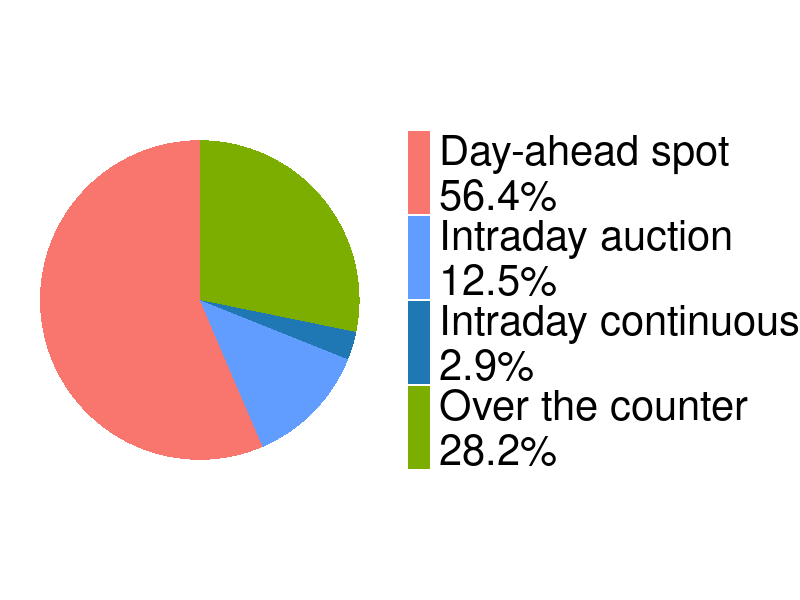
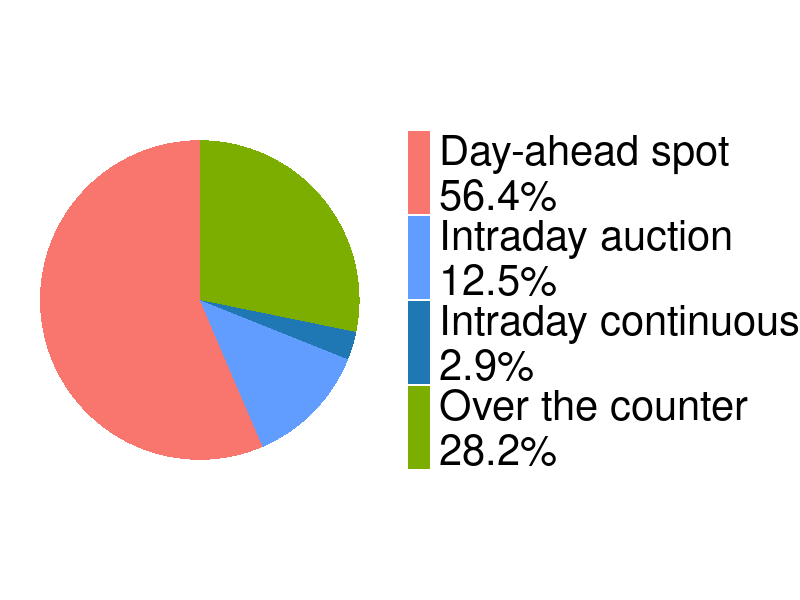

The R source for these figures, in order:
library(ggplot2)

# Créer les données
market_data <- data.frame(
  Market = c("Day-ahead spot", 
             "Over the counter", 
             "Intraday auction", 
             "Intraday continuous"),
  Volume_TWh = c(158, 79, 35, 8)
)

# Calculer les pourcentages
market_data$Percentage <- round(market_data$Volume_TWh / sum(market_data$Volume_TWh) * 100, 1)

# Étiquettes avec noms et pourcentages
market_data$Label <- paste0(market_data$Market, "\n", market_data$Percentage, "%")

# Couleurs personnalisées : tons bleus pour intraday
custom_colors <- c(
  "Day-ahead spot\n56.4%"     = "#F8766D",  # rouge-orangé
  "Over the counter\n28.2%"   = "#7CAE00",  # vert
  "Intraday auction\n12.5%"   = "#619CFF",  # bleu clair
  "Intraday continuous\n2.9%" = "#1F78B4"   # bleu foncé
)

# Tracer le camembert
market_shares <- ggplot(market_data, aes(x = "", y = Volume_TWh, fill = Label)) +
  geom_bar(stat = "identity", width = 1) +
  coord_polar(theta = "y") +
  scale_fill_manual(values = custom_colors) +
  theme_void() +
  theme(
    legend.title = element_blank(),
    plot.title = element_text(hjust = 0.5)
  )+
  theme(legend.text = element_text(size = 30)    # taille du texte
        
  )
market_shares
save_plot_path <- 'Z:/Overleaf_elec/images/motivation'
setwd(save_plot_path)
ggsave("market_shares.png", plot = market_shares, width = 10 , height = 10, dpi = 300)
